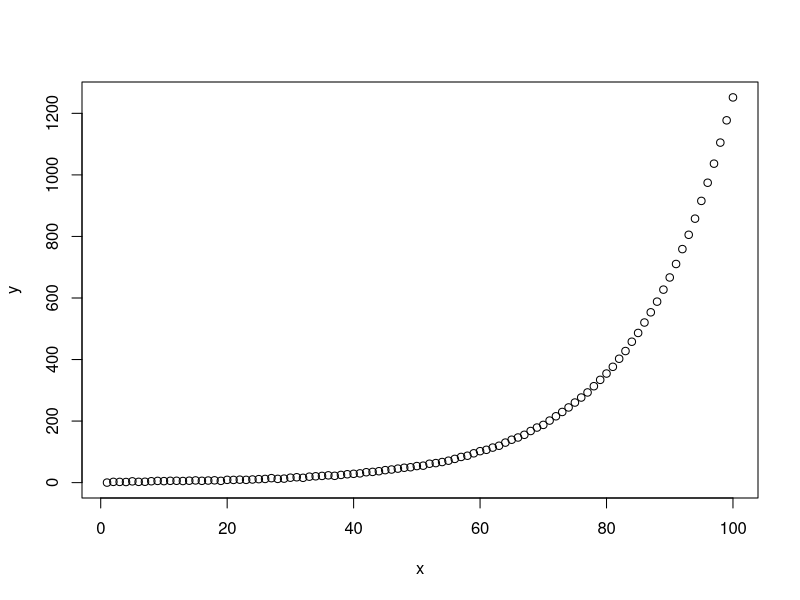

The R source for this figure: (Note: this script raises an error after producing the figure.)
a = exp(1)
b = 0.063
x = 1:100
y = 2.3*exp(b * x) + rnorm(100)

plot(x,y)

expfit = nls(y ~ exp(a + b*x), start=list(a=0, b=0))



abeta <- 0.05
x = 1:100
y = 2.3*exp(beta*x) + rnorm(100)


# plot data
plot(x,y)

# fit non-linear model
mod <- nls(y ~ exp(a + b * x), start = list(a=0, b=0))
